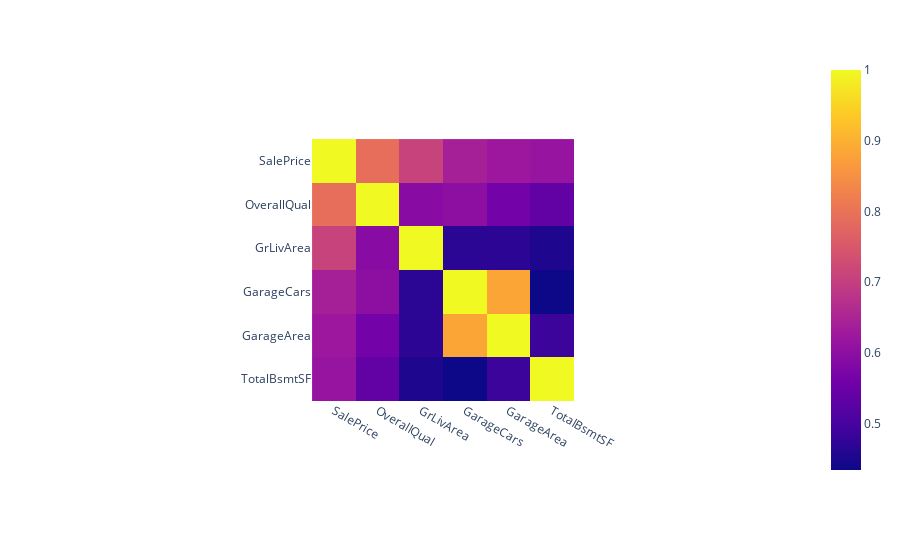

This figure's notebook cell:
### Code cell
# make a heatmap of the most correlated features with SalePrice
corr = df[corr5].corr()
fig = px.imshow(corr)
fig.show()

### Figure 1 — Plotly figure (JSON) as saved in the notebook; plotly's stock layout.template omitted (floating-point values rounded to 4 significant figures)
{"data": [{"coloraxis": "coloraxis", "hovertemplate": "x: %{x}<br>y: %{y}<br>color: %{z}<extra></extra>", "name": "0", "type": "heatmap", "x": ["SalePrice", "OverallQual", "GrLivArea", "GarageCars", "GarageArea", "TotalBsmtSF"], "xaxis": "x", "y": ["SalePrice", "OverallQual", "GrLivArea", "GarageCars", "GarageArea", "TotalBsmtSF"], "yaxis": "y", "z": [[1, 0.791, 0.7086, 0.6404, 0.6234, 0.6136], [0.791, 1, 0.593, 0.6007, 0.562, 0.5378], [0.7086, 0.593, 1, 0.4672, 0.469, 0.4549], [0.6404, 0.6007, 0.4672, 1, 0.8825, 0.4346], [0.6234, 0.562, 0.469, 0.8825, 1, 0.4867], [0.6136, 0.5378, 0.4549, 0.4346, 0.4867, 1]]}], "layout": {"autosize": true, "coloraxis": {"colorscale": [[0, "#0d0887"], [0.1111, "#46039f"], [0.2222, "#7201a8"], [0.3333, "#9c179e"], [0.4444, "#bd3786"], [0.5556, "#d8576b"], [0.6667, "#ed7953"], [0.7778, "#fb9f3a"], [0.8889, "#fdca26"], [1, "#f0f921"]]}, "margin": {"t": 60}, "xaxis": {"anchor": "y", "autorange": true, "constrain": "domain", "domain": [0.3197, 0.6803], "range": [-0.5, 5.5], "scaleanchor": "y", "type": "category"}, "yaxis": {"anchor": "x", "autorange": true, "constrain": "domain", "domain": [0, 1], "range": [5.5, -0.5], "type": "category"}}}
